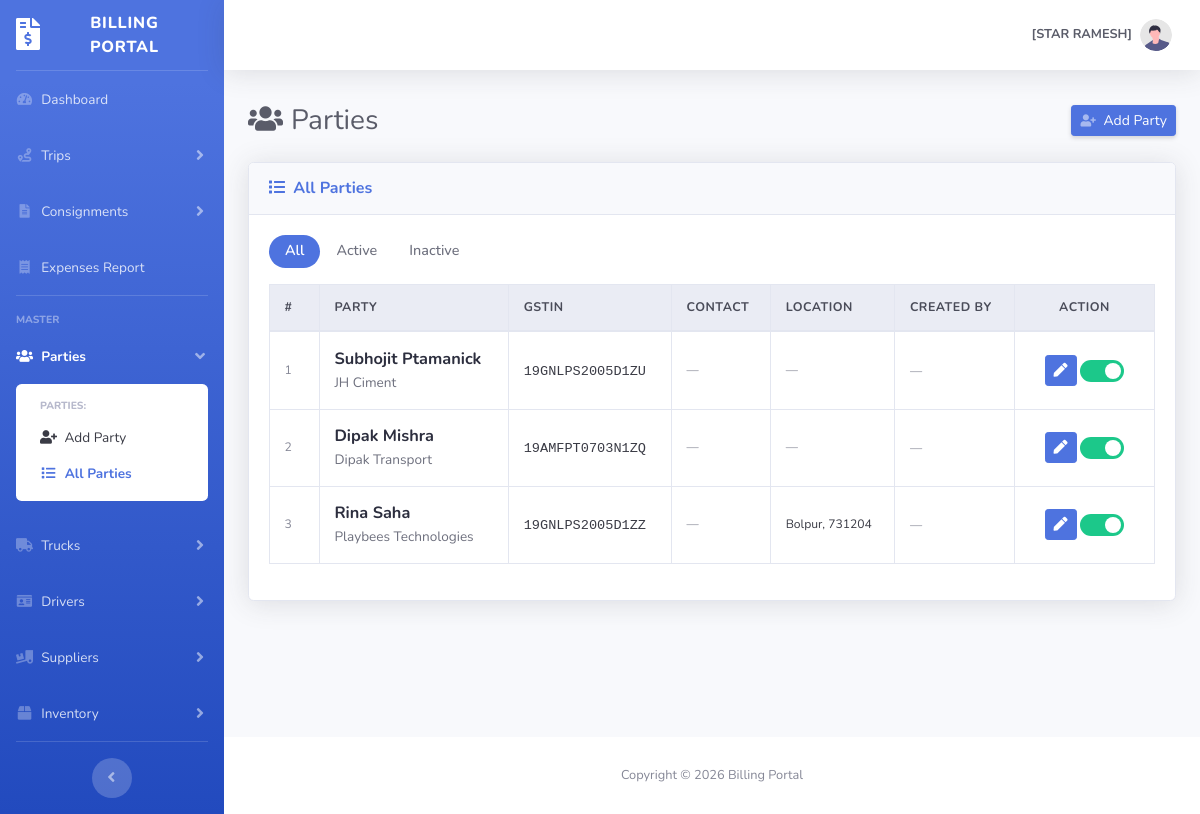
The app's page /parties-list.php (signed in), older data.
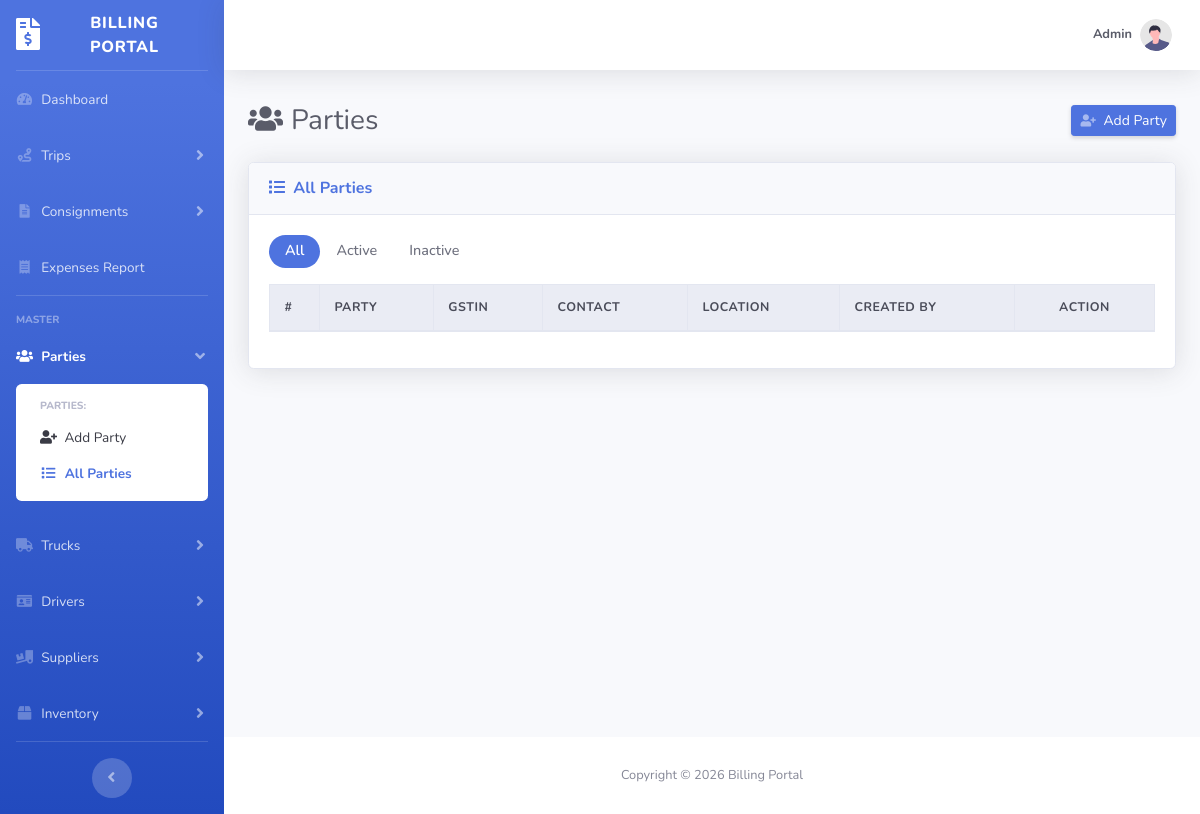
The same page, newer data.
### tables this page shows
CREATE TABLE `party` (
  `id` int(10) UNSIGNED NOT NULL,
  `gstin` varchar(15) DEFAULT NULL,
  `legal_name` varchar(255) NOT NULL,
  `trade_name` varchar(255) DEFAULT NULL,
  `address` varchar(500) DEFAULT NULL,
  `city` varchar(100) DEFAULT NULL,
  `state` varchar(100) DEFAULT NULL,
  `pincode` varchar(10) DEFAULT NULL,
  `phone` varchar(15) DEFAULT NULL,
  `email` varchar(150) DEFAULT NULL,
  `status` varchar(50) DEFAULT NULL,
  `created_by` int(11) DEFAULT NULL,
  `created_at` datetime NOT NULL DEFAULT current_timestamp(),
  `updated_at` datetime NOT NULL DEFAULT current_timestamp() ON UPDATE current_timestamp(),
  `active` tinyint(4) NOT NULL DEFAULT 1
);

### session.php (called while the page is built, shortened)
<?php
if (!function_exists('isAdmin')) {
    function isAdmin()
    {
        return (int) ($_SESSION['role_id'] ?? 0) === 1;
    }
}
if (!function_exists('hasPermission')) {
    function hasPermission($permKey)
    {
        if (isAdmin()) return true;
        $perms = $_SESSION['permissions'] ?? [];
        return in_array($permKey, $perms, true);
    }
}

### parties-list.php (the view, shortened to what the rows shown need)
<?php
include 'session.php';
include 'constant.php';
$sql = "SELECT id, gstin, legal_name, trade_name,
               address, city, state, pincode, phone, email,
               status, created_by, active, created_at
        FROM party
        ORDER BY id DESC";
$result = mysqli_query($conn, $sql);
$parties = [];
while ($row = mysqli_fetch_assoc($result)) {
    $parties[] = $row;
}
?>
<!DOCTYPE html>
<html lang="en">
<head>
    <?php include 'layout/header.php'; ?>
    <link rel="stylesheet"
        href="https://cdn.datatables.net/1.13.7/css/dataTables.bootstrap4.min.css">
</head>
<body id="page-top">
    <div id="wrapper">
        <div id="content-wrapper" class="d-flex flex-column">
            <div id="content">
                <div class="container-fluid">
                    <div class="d-sm-flex align-items-center justify-content-between mb-4">
                        <h1 class="h3 mb-0 text-gray-800">
                            <i class="fas fa-users mr-2"></i>Parties
                        </h1>
                    </div>
                    <div class="card shadow mb-4">
                        <div class="card-body">
                            <div class="table-responsive">
                                <table class="table table-bordered table-hover"
                                    id="partiesTable"
                                    width="100%"
                                    cellspacing="0">
                                    <thead class="thead-light">
                                        <tr>
                                            <th width="50">#</th>
                                            <th>Party</th>
                                            <th>GSTIN</th>
                                            <th>Contact</th>
                                            <th>Location</th>
                                            <th>Created By</th>
                                            <th width="140" class="text-center">Action</th>
                                        </tr>
                                    </thead>
                                    <tbody>
                                        <?php foreach ($parties as $i => $row):
                                            $isActive = ((int) $row['active'] === 1);
                                        ?>
                                            <tr
                                                data-id="<?= (int) $row['id'] ?>"
                                                data-active="<?= $isActive ? '1' : '0' ?>"
                                                class="<?= $isActive ? '' : 'row-inactive' ?>">
                                                <td class="text-muted small align-middle">
                                                    <?= $i + 1 ?>
                                                </td>
                                                <td class="align-middle">
                                                    <span class="party-name">
                                                        <?= htmlspecialchars($row['legal_name'], ENT_QUOTES, 'UTF-8') ?>
                                                    </span>
                                                    <?php if (!empty($row['trade_name'])): ?>
                                                        <br>
                                                        <span class="party-trade">
                                                            <?= htmlspecialchars($row['trade_name'], ENT_QUOTES, 'UTF-8') ?>
                                                        </span>
                                                    <?php endif; ?>
                                                </td>
                                                <td class="align-middle">
                                                    <?php if (!empty($row['gstin'])): ?>
                                                        <span class="gstin-code">
                                                            <?= htmlspecialchars($row['gstin'], ENT_QUOTES, 'UTF-8') ?>
                                                        </span>
                                                    <?php else: ?>
                                                        <span class="text-muted small">—</span>
                                                    <?php endif; ?>
                                                </td>
                                                <td class="align-middle small contact-cell">
                                                    <?php if (!empty($row['phone'])): ?>
                                                        <i class="fas fa-phone fa-xs text-gray-500 mr-1"></i>
                                                        <a href="tel:<?= htmlspecialchars($row['phone'], ENT_QUOTES, 'UTF-8') ?>">
                                                            <?= htmlspecialchars($row['phone'], ENT_QUOTES, 'UTF-8') ?>
                                                        </a>
                                                    <?php else: ?>
                                                        <span class="text-muted">—</span>
                                                    <?php endif; ?>
                                                </td>
                                                <td class="align-middle small">
                                                    <?php
                                                    $loc = array_filter([
                                                        $row['city'],
                                                        $row['state'],
                                                        $row['pincode'],
                                                    ]);
                                                    ?>
                                                    <?php if (!empty($loc)): ?>
                                                        <?= htmlspecialchars(implode(', ', $loc), ENT_QUOTES, 'UTF-8') ?>
                                                    <?php else: ?>
                                                        <span class="text-muted">—</span>
                                                    <?php endif; ?>
                                                </td>
                                                <td class="align-middle">
                                                    <?php if (!empty($row['created_by_name'])): ?>
                                                        <span class="created-by-badge">
                                                            <?= htmlspecialchars($row['created_by_name'], ENT_QUOTES, 'UTF-8') ?>
                                                        </span>
                                                    <?php else: ?>
                                                        <span class="text-muted small">—</span>
                                                    <?php endif; ?>
                                                </td>
                                                <td class="align-middle text-center text-nowrap">
                                                    <div class="table-actions">
                                                        <?php if (hasPermission('party.edit')): ?>
                                                            <a href="party.php?id=<?= (int) $row['id'] ?>"
                                                                class="btn btn-sm btn-primary"
                                                                title="Edit party">
                                                                <i class="fas fa-pen"></i>
                                                            </a>
                                                        <?php endif; ?>
                                                        <?php if (hasPermission('party.delete')): ?>
                                                            <label class="switch mb-0"
                                                                title="<?= $isActive ? 'Mark as Inactive' : 'Mark as Active' ?>">
                                                                <span class="slider"></span>
                                                            </label>
                                                        <?php endif; ?>
                                                    </div>
                                                </td>
                                            </tr>
                                        <?php endforeach; ?>
                                    </tbody>
                                </table>
                            </div>
                        </div>
                    </div>
                </div>
            </div>
        </div>
    </div>
</body>
</html>

Row changes from the older to the newer data that the page shows:
removed party: legal_name "Subhojit Ptamanick", trade_name "JH Ciment", gstin "19GNLPS2005D1ZU"
removed party: legal_name "Dipak Mishra", trade_name "Dipak Transport", gstin "19AMFPT0703N1ZQ"
removed party: legal_name "Rina Saha", trade_name "Playbees Technologies", gstin "19GNLPS2005D1ZZ", loc "Bolpur, 731204"
Text that changed along with them:
$topbarUserName: "[STAR RAMESH]" → "Admin"
